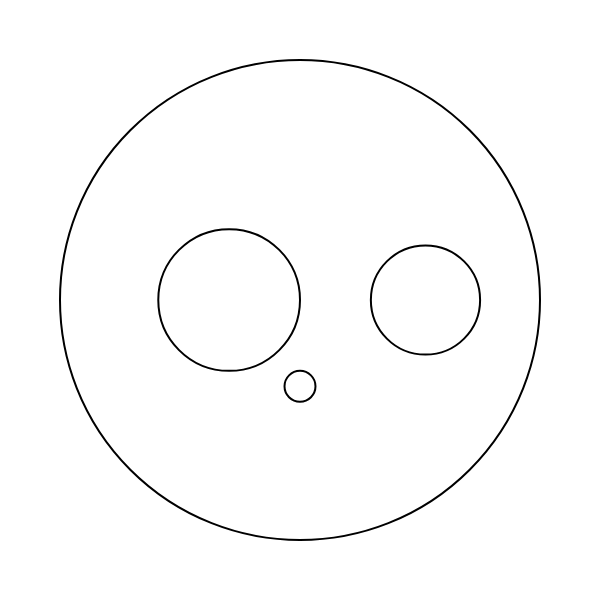
Frame 1 (no input)
Frame 60 (no input): identical to frame 1, image omitted
Frame 120 (the mouse pressed at the canvas centre since frame 60): identical to frame 1, image omitted

The p5.js sketch that drew this single still picture (run headless with seeded random() and noise() and a simulated clock; from frame 60 on, the mouse is pressed at the canvas centre):

// p5.js sketch
// ── sketch.js
let outerCircle;
let circles = [];

function setup() {
  createCanvas(600, 600);
  outerCircle = { x: width / 2, y: height / 2, radius: min(width, height) * 0.4 };
  
  // Randomly generate radii for the first two circles
  let r1 = random(outerCircle.radius / 5, outerCircle.radius / 3);
  let r2 = random(outerCircle.radius / 5, outerCircle.radius / 3);
  
  // Calculate radius of the third circle using Descartes' Circle Theorem
  let k1 = 1 / r1;
  let k2 = 1 / r2;
  let k3 = k1 + k2 + 2 * sqrt(k1 * k2); // Curvature of third circle
  let r3 = 1 / k3;
  
  // Position the circles inside the outer circle
  let circle1 = { x: outerCircle.x - r1, y: outerCircle.y, radius: r1 };
  let circle2 = { x: outerCircle.x + r1 + r2, y: outerCircle.y, radius: r2 };
  let circle3 = { x: outerCircle.x, y: outerCircle.y + r1 + r3, radius: r3 };
  
  circles.push(circle1, circle2, circle3);
}

function draw() {
  background(255);
  
  // Draw the outer circle
  noFill();
  stroke(0);
  strokeWeight(2);
  ellipse(outerCircle.x, outerCircle.y, outerCircle.radius * 2);
  
  // Draw the three mutually tangent circles
  for (let i = 0; i < circles.length; i++) {
    let c = circles[i];
    ellipse(c.x, c.y, c.radius * 2);
  }
}

// ── style.css
body {
    font-family: Arial, sans-serif;
    display: flex;
    flex-direction: column;
    align-items: center;
    justify-content: center;
    margin: 0;
    height: 100vh;
    background-color: #f4f4f4;
  }
  
  h1 {
    font-size: 24px;
    margin-bottom: 10px;
  }
  
  p {
    font-size: 18px;
    margin-bottom: 20px;
  }
    
  canvas {
    display: block;
  }
